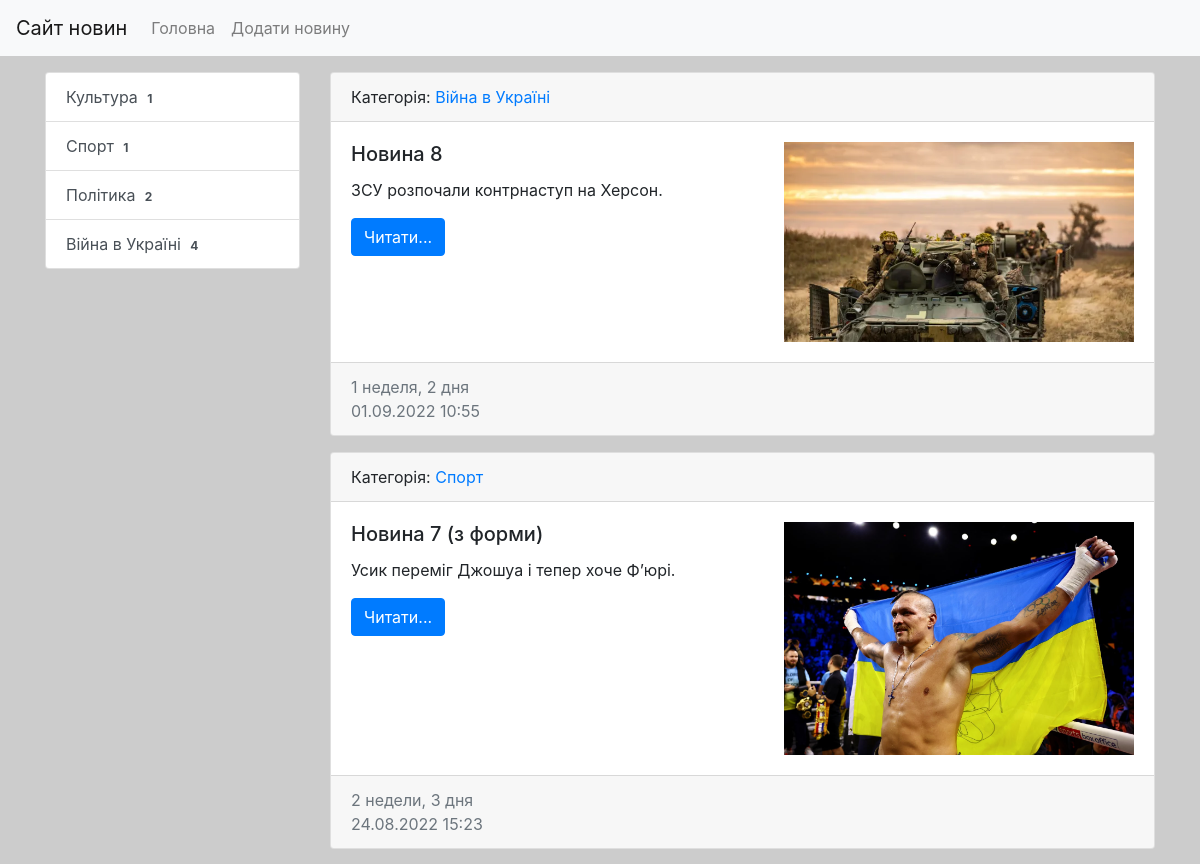
/ (upper part), run on an earlier commit of the app's database.
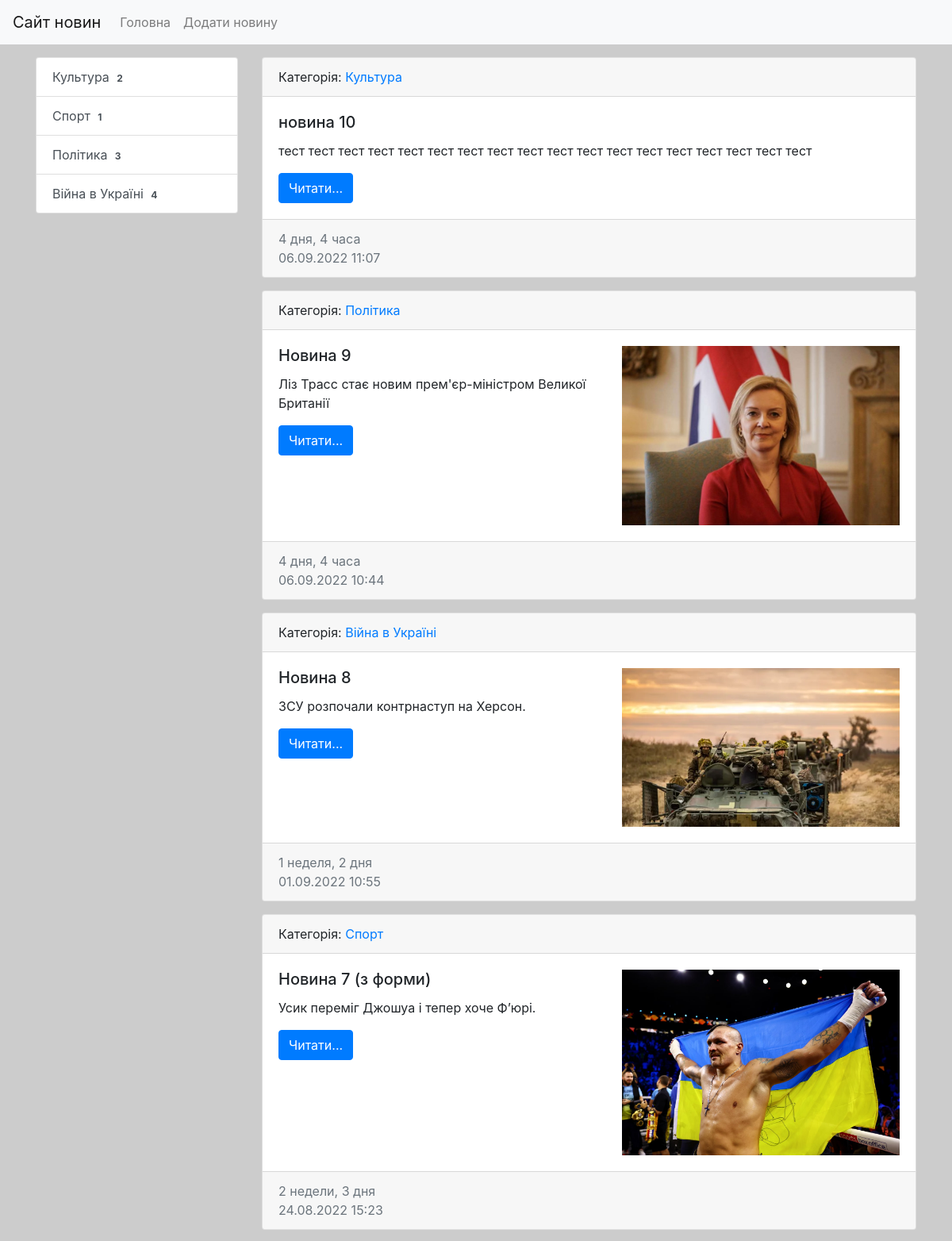
And on a later commit of the database.
### news/models.py (models this page shows, shortened)
class Category(models.Model):
    title = models.CharField(max_length=150, db_index=True, verbose_name='Назва категорії')
    def get_absolute_url(self):
        return reverse('category', kwargs={'category_id': self.pk})
    def __str__(self):
        return self.title
    class Meta:
        verbose_name = 'Категорія'
        verbose_name_plural = 'Категорії'
        ordering = ['title']

class News(models.Model):
    title = models.CharField(max_length=150, verbose_name='Заголовок')
    content = models.TextField(blank=True, verbose_name='Зміст')
    created_at = models.DateTimeField(auto_now_add=True, verbose_name='Створено')
    updated_at = models.DateTimeField(auto_now=True, verbose_name='Оновлено')
    photo = models.ImageField(upload_to='photos/%Y/%m/%d/', verbose_name='Фото', blank=True)
    is_published = models.BooleanField(default=True, verbose_name='Опубліковано')
    category = models.ForeignKey('Category', on_delete=models.PROTECT, verbose_name='Категорія')
    views = models.IntegerField(default=0)
    def get_absolute_url(self):
        return reverse('view_news', kwargs={'pk': self.pk})
    class Meta:
        verbose_name = 'Новина'
        verbose_name_plural = 'Новини'
        ordering = ['-created_at']

### news/views.py (the view)
# urls.py: path('', HomeNews.as_view(), name='home'),
class HomeNews(ListView):
    model = News
    template_name = 'news/home_news_list.html'
    context_object_name = 'news'
    def get_context_data(self, *, object_list=None, **kwargs):
        context = super().get_context_data(**kwargs)
        context['title'] = 'Головна сторінка'
        return context
    def get_queryset(self):
        return News.objects.filter(is_published=True)

### news/templatetags/news_tags.py (called while the page is built)
@register.inclusion_tag('news/list_categories.html')
def show_categories():
    categories = Category.objects.annotate(cnt=Count('news')).filter(cnt__gt=0)
    return {'categories': categories}

### news/templates/news/home_news_list.html (shortened to what this page needs)
{% extends 'base.html' %}
{% block sidebar %}
{% include 'inc/_sidebar.html' %}
{% endblock %}
{% block content %}
  {% for i in news %}
  <div class="card mb-3">
    <div class="card-header">
      Категорія: <a href="{{ i.category.get_absolute_url }}">{{ i.category }}</a>
    </div>
    <div class="card-body">
      <div class="media">
        <div class="media-body">
          <h5 class="card-title">{{ i.title }}</h5>
          <p class="card-text">{{ i.content }}</p>
          <a href="{{ i.get_absolute_url }}" class="btn btn-primary">Читати...</a>
        </div>
        {% if i.photo %}
        <img class="ml-3" src="{{ i.photo.url }}" alt="" width="350">
        {%endif%}
      </div>
    </div>
    <div class="card-footer text-muted">
      {{ i.created_at|timesince}} <br>
      {{ i.created_at|date:"d.m.Y H:i"}}
    </div>
  </div>
  {% endfor %}
{% endblock %}

### templates/base.html (shortened to what this page needs)
<!doctype html>
{% load static %}
<html lang="en">
  <head>
    <link rel="stylesheet" href="{% static 'bootstrap/css/bootstrap.min.css' %}">
    <link rel="stylesheet" href="{% static 'css/style.css' %}">
  </head>
  <body>
{% include 'inc/_nav.html' %}
<div class="container mt-3">
  <div class="row">
    <div class="col-md-3">
    {% block sidebar %}SIDEBAR{% endblock %}
    </div>
    <div class="col-md-9">
    {% block content %}CONTENT{% endblock %}
    </div>
  </div>
</div>
  </body>
</html>

### templates/inc/_nav.html (shortened to what this page needs)
  <nav class="navbar navbar-expand-lg navbar-light bg-light">
    <a class="navbar-brand" href="{% url 'home' %}">Сайт новин</a>
    <div class="collapse navbar-collapse" id="navbarSupportedContent">
      <ul class="navbar-nav mr-auto">
        <li class="nav-item"><a class="nav-link" href="{% url 'home' %}">Головна</a></li>
        <li class="nav-item"><a class="nav-link" href="{% url 'add_news' %}">Додати новину</a></li>
      </ul>
    </div>
  </nav>

### templates/inc/_sidebar.html
{% load news_tags %}
{% show_categories %}

### news/templates/news/list_categories.html
<div class="list-group">
    {% for item in categories %}
    <a href="{{ item.get_absolute_url }}" class="list-group-item list-group-item-action">{{ item.title }}  <span class="
badge text-bg-secondary">{{ item.cnt }}</span></a>
    {% endfor %}
</div>

### july_project/static/css/style.css (style rules this page uses)
body { background-color: #ccc; }

What changed in the data, as far as the page shows it:
computed for Category "Культура": cnt "1" → "2"
computed for Category "Політика": cnt "2" → "3"
added News: category "Культура", title "новина 10", content "тест тест тест тест тест тест тест тест тест тест тест тест тест тест тест тест тест тест", created_at "4 дня, 4 часа", created_at "06.09.2022 11:07"
added News: category "Політика", title "Новина 9", content "Ліз Трасс стає новим прем'єр-міністром Великої Британії", photo (picture), created_at "4 дня, 4 часа", created_at "06.09.2022 10:44"
